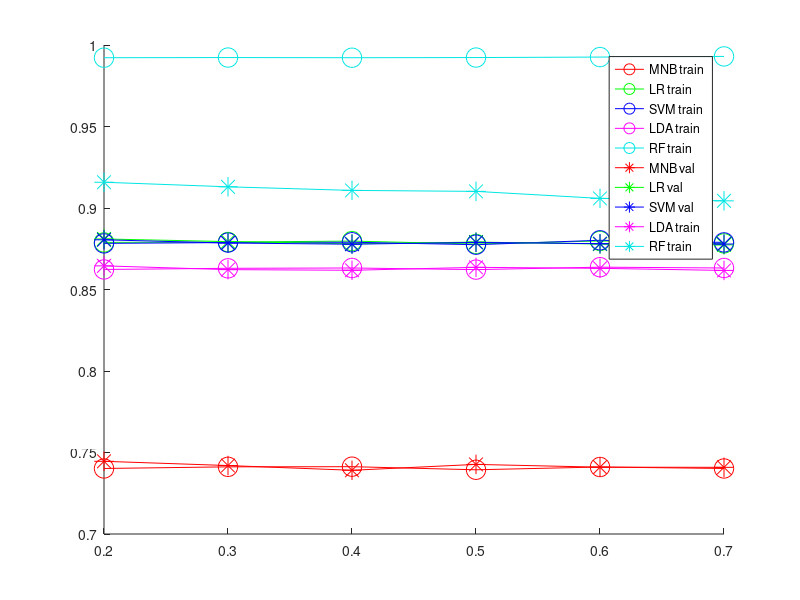

This figure's MATLAB source: (Note: this script raises an error after producing the figure.)
clear all;
clc
close all;
test=[0.2 0.3 0.4 0.5 0.6 0.7];
val_mnb = [0.7446 0.7420 0.7391 0.7427 0.7410 0.7409];
train_mnb = [0.7402 0.7412 0.7413 0.7394 0.7411 0.7402];
val_lr = [0.8810 0.8794 0.8780 0.8791 0.8779 0.8774];
train_lr = [0.8789 0.8791 0.8797 0.8779 0.8798 0.8783];
val_svm = [0.8805 0.8785 0.8778 0.8789 0.8781 0.8779];
train_svm = [0.8783 0.8788 0.8790 0.8775 0.8802 0.8789];
val_lda = [0.8645 0.8622 0.8618 0.8636 0.8630 0.8617];
train_lda = [0.8623 0.8630 0.8632 0.8622 0.8637 0.8632];
val_rf = [0.9158 0.9130 0.9108 0.9102 0.9059 0.9044];
train_rf = [0.9922 0.9923 0.9922 0.9923 0.9926 0.9930];
figure()
hold on
size = 14
plot(test,train_mnb,'r-o','DisplayName','MNB_ train','MarkerSize',size);
plot(test,train_lr,'g-o','DisplayName','LR_ train','MarkerSize',size);
plot(test,train_svm,'b-o','DisplayName','SVM_ train','MarkerSize',size);
plot(test,train_lda,'m-o','DisplayName','LDA_ train','MarkerSize',size);
plot(test,train_rf,'-o','Color',[0. 0.9 0.89],'DisplayName','RF_ train','MarkerSize',size);

plot(test,val_mnb,'r-*','DisplayName','MNB_ val','MarkerSize',size);
plot(test,val_lr,'g-*','DisplayName','LR_ val','MarkerSize',size);
plot(test,val_svm,'b-*','DisplayName','SVM_ val','MarkerSize',size);
plot(test,val_lda,'m-*','DisplayName','LDA_ train','MarkerSize',size);
plot(test,val_rf,'-*','Color',[0. 0.9 0.89],'DisplayName','RF_ train','MarkerSize',size);

legend('show')
labels = {'MNB_ train','LR_ train','SVM_ train','LDA_ train','RF_ train','MNB','LR','SVM','LDA','RF'};

lgd = legend('Location','northeast');
lgd.FontSize = 20;
xlabel('size of test data')
ylabel('accuracy')
title('Accuracy by different models on different sizes of test data')
xticks([0.2 0.3 0.4 0.5 0.6 0.7])
set(gca,'fontsize',20)